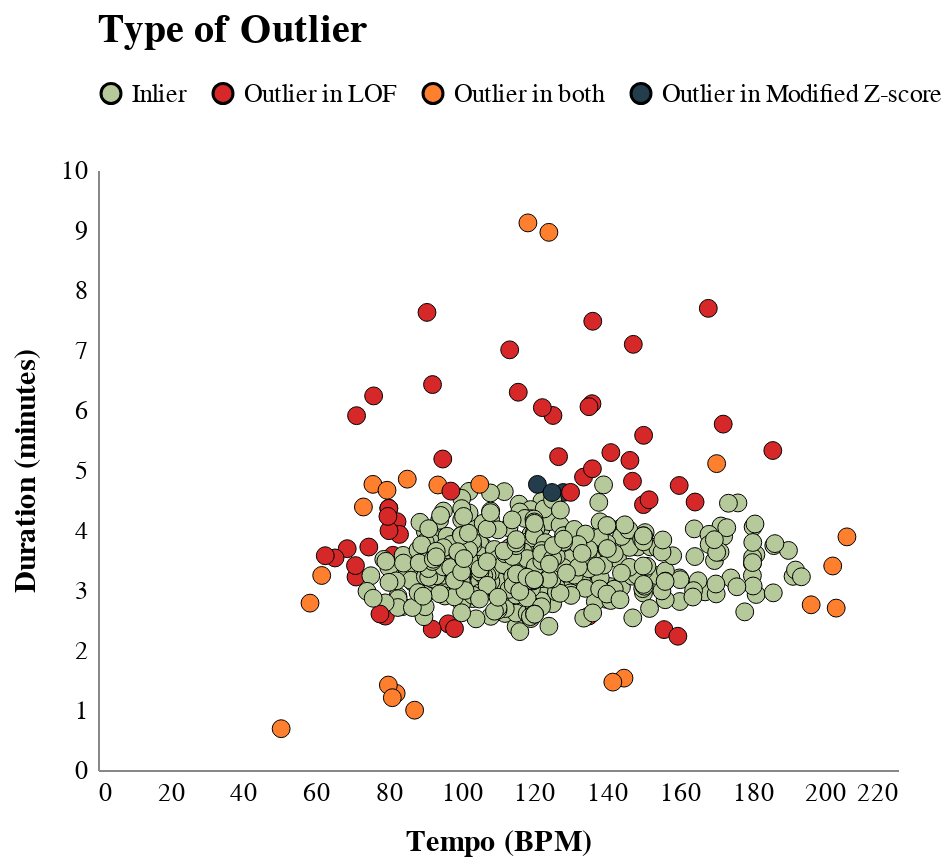

The code cell stored with this chart in its notebook:
### Markdown cell above
> A curious behaviour happend when applying LOF: All the points from Cluster 2 are considered outliers

### Code cell
df_02 = comparing_anomalies(df_02)
comparison_outliers_02 = visualize_comparision_anomalies(df_02, 'tempo', 'duration_minutes',
                                "Tempo (BPM)", "Duration (minutes)",
                                'outliers', tooltips_anomalies, "Type of Outlier")
set_plot_configurations(plot=comparison_outliers_02, fontFam='Georgia').interactive()

### Figure 1 — Vega-Lite specification as saved in the notebook (floating-point values rounded to 4 significant figures; data arrays with more than 128 entries replaced by an {"elided": "..."} marker saying what was removed)
{"config": {"view": {"continuousWidth": 400, "continuousHeight": 300, "strokeWidth": 0}, "axis": {"grid": false, "labelFontSize": 13, "labelPadding": 5, "ticks": false, "titleFontSize": 15, "titlePadding": 10}, "font": "Georgia"}, "data": {"name": "data-2d6609fa4d2bb27e987e9340bb19e177"}, "mark": {"type": "circle", "size": 80, "stroke": "black", "strokeWidth": 0.5}, "encoding": {"color": {"field": "outliers", "legend": {"labelFontSize": 13, "offset": 30, "orient": "top", "title": "Type of Outlier", "titleAnchor": "start", "titleFontSize": 20, "titlePadding": 15}, "scale": {"domain": ["Inlier", "Outlier in LOF", "Outlier in both", "Outlier in Modified Z-score"], "range": ["#b5c99a", "#d62828", "#FE7F2D", "#233D4D"]}, "type": "nominal"}, "opacity": {"condition": {"value": 1, "selection": "selector006"}, "value": 0.2}, "tooltip": [{"field": "name", "title": "Song", "type": "nominal"}, {"field": "artist", "title": "Artist", "type": "nominal"}, {"field": "album", "title": "Album", "type": "nominal"}, {"field": "z_mod", "title": "Mod. Z-score", "type": "quantitative"}, {"field": "local_outlier_factor", "title": "LOF", "type": "quantitative"}, {"field": "outliers", "title": "Type of Outlier", "type": "nominal"}, {"field": "tempo", "title": "Tempo (BPM)", "type": "quantitative"}, {"field": "duration_minutes", "title": "Duration (minutes)", "type": "quantitative"}], "x": {"field": "tempo", "title": "Tempo (BPM)", "type": "quantitative"}, "y": {"field": "duration_minutes", "title": "Duration (minutes)", "type": "quantitative"}}, "selection": {"selector006": {"type": "multi", "fields": ["outliers"], "bind": "legend"}, "selector007": {"type": "interval", "bind": "scales", "encodings": ["x", "y"]}}, "$schema": "https://vega.github.io/schema/vega-lite/v4.17.0.json", "datasets": {"data-2d6609fa4d2bb27e987e9340bb19e177": {"elided": "504 records"}}}
